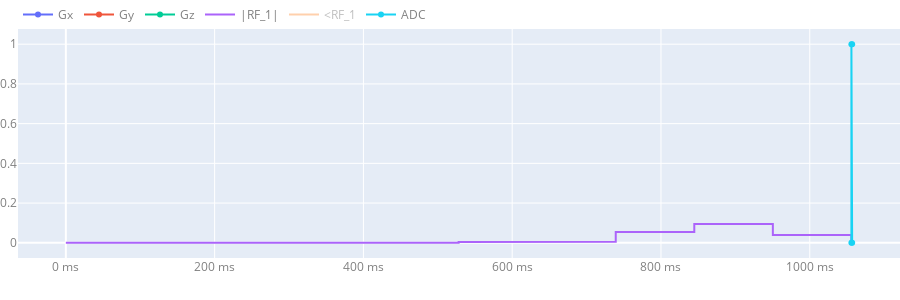

Here is the notebook cell this chart was saved with:
### Code cell
# plot
p1 = plot_seq(seq; slider = false, height = 300, max_rf_samples=Inf)

### Figure 1 — Plotly figure (JSON) as saved in the notebook; plotly's stock layout.template omitted (floating-point values rounded to 4 significant figures)
{"data": [{"hovertemplate": "(%{x:.4f} ms, %{y:.2f} mT/m)", "name": "Gx", "type": "scatter", "x": [0, 0, 0, 0, 0, 0, 0, 0, 0, 0, 1056, 1056, 1056, 1056, 1056], "y": [null, null, null, null, null, null, null, null, null, null, null, null, null, null, null]}, {"hovertemplate": "(%{x:.4f} ms, %{y:.2f} mT/m)", "name": "Gy", "type": "scatter", "x": [0, 0, 0, 0, 0, 0, 0, 0, 0, 0, 1056, 1056, 1056, 1056, 1056], "y": [null, null, null, null, null, null, null, null, null, null, null, null, null, null, null]}, {"hovertemplate": "(%{x:.4f} ms, %{y:.2f} mT/m)", "name": "Gz", "type": "scatter", "x": [0, 0, 0, 0, 0, 0, 0, 0, 0, 0, 1056, 1056, 1056, 1056, 1056], "y": [null, null, null, null, null, null, null, null, null, null, null, null, null, null, null]}, {"hovertemplate": "(%{x:.4f} ms, %{y:.2f} μT)", "name": "|RF_1|", "type": "scatter", "x": [0, 0, 0, 0, 0, 0, 0, 0, 105.6, 105.6, 211.2, 211.2, 316.8, 316.8, 422.4, 422.4, 528, 528, 633.6, 633.6, 739.2, 739.2, 844.8, 844.8, 950.4, 950.4, 1056, 1056, 1056, 1056, 1056, 1056, 1056], "y": [null, null, null, null, null, null, 0, 0.0001079, 0.0001079, 0.0001191, 0.0001191, 0.0001164, 0.0001164, 0.0006154, 0.0006154, 0.000129, 0.000129, 0.00426, 0.00426, 0.005318, 0.005318, 0.05462, 0.05462, 0.09474, 0.09474, 0.03977, 0.03977, 0, null, null, null, null, null]}, {"hovertemplate": "(%{x:.4f} ms, ∠B1: %{y:.4f} rad)", "name": "<RF_1", "text": [1, 1, 1, 1, 1, 1, 1, 1, 1, 1, 1, 1, 1, 1, 1, 1, 1, 1, 1, 1, 1, 1, 1, 1, 1, 1, 1, 1, 1, 1, 1, 1, 1], "type": "scatter", "visible": "legendonly", "x": [0, 0, 0, 0, 0, 0, 0, 0, 105.6, 105.6, 211.2, 211.2, 316.8, 316.8, 422.4, 422.4, 528, 528, 633.6, 633.6, 739.2, 739.2, 844.8, 844.8, 950.4, 950.4, 1056, 1056, 1056, 1056, 1056, 1056, 1056], "y": [null, null, null, null, null, null, 0, -3.142, -3.142, -3.142, -3.142, -3.142, -3.142, -3.142, -3.142, 0, 0, -3.142, -3.142, 0, 0, -3.142, -3.142, 0, 0, -3.142, -3.142, 0, null, null, null, null, null]}, {"hovertemplate": "(%{x:.4f} ms, %{y:i})", "name": "ADC", "type": "scatter", "x": [0, 0, 0, 0, 0, 0, 0, 0, 0, 0, 1056, 1056, 1056, 1057, 1057], "y": [null, null, null, null, null, null, null, null, null, null, null, 0, 1, 1, 0]}], "layout": {"font": {"color": "gray"}, "height": 300, "hovermode": "closest", "legend": {"orientation": "h", "x": 0, "xanchor": "left", "y": 1, "yanchor": "bottom"}, "margin": {"b": 0, "l": 0, "r": 0, "t": 0}, "modebar": {"activecolor": "rgb(229,236,246)", "bgcolor": "rgba(0,0,0,0)", "color": "gray", "orientation": "h", "x": 0, "xanchor": "right", "y": 1, "yanchor": "bottom"}, "paper_bgcolor": "rgba(0,0,0,0)", "plot_bgcolor": "rgb(229,236,246)", "shapes": [], "xaxis": {"gridcolor": "white", "range": [], "rangeselector": {"buttons": [{"count": 1, "label": "1m", "step": 10, "stepmode": "backward"}, {"step": "all"}]}, "rangeslider": {"visible": false}, "ticksuffix": " ms", "title": {"text": ""}, "zerolinecolor": "white"}, "yaxis": {"fixedrange": false, "gridcolor": "white", "zerolinecolor": "white"}}}
